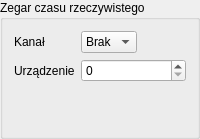
         <widget class="QGroupBox" name="rtc">
          <property name="sizePolicy">
           <sizepolicy hsizetype="Preferred" vsizetype="Preferred">
            <horstretch>0</horstretch>
            <verstretch>0</verstretch>
           </sizepolicy>
          </property>
          <property name="minimumSize">
           <size>
            <width>0</width>
            <height>139</height>
           </size>
          </property>
          <property name="title">
           <string>Zegar czasu rzeczywistego</string>
          </property>
          <layout class="QVBoxLayout" name="verticalLayout_15">
           <item>
            <layout class="QFormLayout" name="formLayout_11">
             <property name="formAlignment">
              <set>Qt::AlignHCenter|Qt::AlignTop</set>
             </property>
             <item row="0" column="0">
              <widget class="QLabel" name="label_51">
               <property name="text">
                <string>Kanał</string>
               </property>
              </widget>
             </item>
             <item row="1" column="0">
              <widget class="QLabel" name="label_50">
               <property name="text">
                <string>Urządzenie</string>
               </property>
               <property name="buddy">
                <cstring>rtc_dev</cstring>
               </property>
              </widget>
             </item>
             <item row="1" column="1">
              <widget class="QSpinBox" name="rtc_dev">
               <property name="maximum">
                <number>7</number>
               </property>
              </widget>
             </item>
             <item row="0" column="1">
              <widget class="QComboBox" name="rtc_chan">
               <property name="sizePolicy">
                <sizepolicy hsizetype="Maximum" vsizetype="Preferred">
                 <horstretch>0</horstretch>
                 <verstretch>0</verstretch>
                </sizepolicy>
               </property>
               <property name="currentIndex">
                <number>0</number>
               </property>
               <item>
                <property name="text">
                 <string>Brak</string>
                </property>
               </item>
               <item>
                <property name="text">
                 <string>0</string>
                </property>
               </item>
               <item>
                <property name="text">
                 <string>1</string>
                </property>
               </item>
               <item>
                <property name="text">
                 <string>2</string>
                </property>
               </item>
               <item>
                <property name="text">
                 <string>3</string>
                </property>
               </item>
               <item>
                <property name="text">
                 <string>4</string>
                </property>
               </item>
               <item>
                <property name="text">
                 <string>5</string>
                </property>
               </item>
               <item>
                <property name="text">
                 <string>6</string>
                </property>
               </item>
               <item>
                <property name="text">
                 <string>7</string>
                </property>
               </item>
               <item>
                <property name="text">
                 <string>8</string>
                </property>
               </item>
               <item>
                <property name="text">
                 <string>9</string>
                </property>
               </item>
               <item>
                <property name="text">
                 <string>10</string>
                </property>
               </item>
               <item>
                <property name="text">
                 <string>11</string>
                </property>
               </item>
               <item>
                <property name="text">
                 <string>12</string>
                </property>
               </item>
               <item>
                <property name="text">
                 <string>13</string>
                </property>
               </item>
               <item>
                <property name="text">
                 <string>14</string>
                </property>
               </item>
               <item>
                <property name="text">
                 <string>15</string>
                </property>
               </item>
              </widget>
             </item>
            </layout>
           </item>
          </layout>
         </widget>
